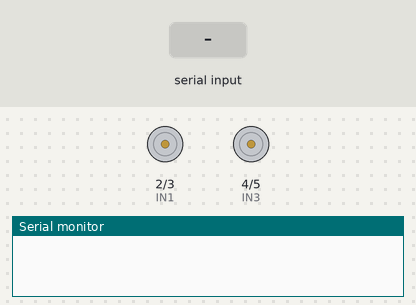
The sketch below on a simulated Arduino Uno, built with avr-gcc and run on an emulated ATmega328P. On the bench: motor-driver pin pairs drawn as motors (green arrow = first pin HIGH = forward, orange = second pin HIGH = backward, longer = more drive, scaled by the enable pin), the last lines printed to the serial monitor. The inputs (shaded band) are chosen by the test bench.

Above: at 1.2 s.
1.3 s: "F" received over the second serial link
At 1.7 s:
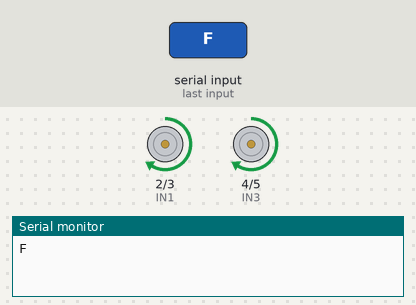
2.8 s: "B" received over the second serial link
At 4.0 s:
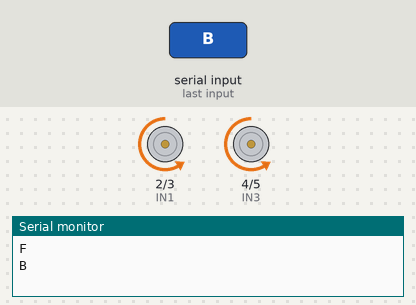
4.3 s: "L" received over the second serial link
At 5.2 s:
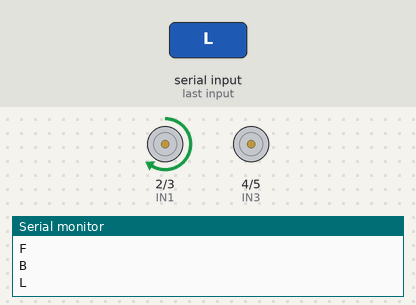
5.8 s: "R" received over the second serial link
At 6.3 s:
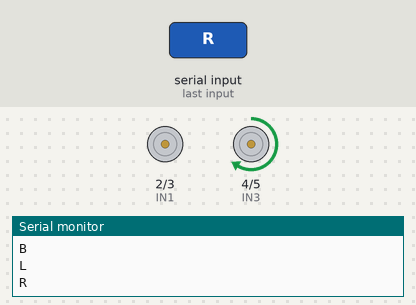
Timing chart, 0 to 8.3 s (numbered marks = the images above; inputs shaded):
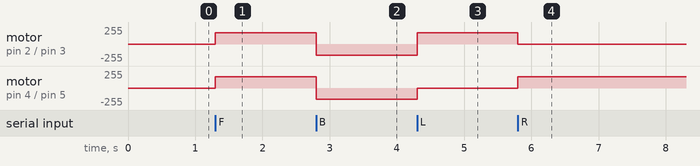

Measured:
- after the input at 1.3 s, motor on pin 2 (IN1) / pin 3 (IN2), motor on pin 4 (IN3) / pin 5 (IN4): stopped → forward 170/255 at once
- after the input at 2.8 s, motor on pin 2 (IN1) / pin 3 (IN2), motor on pin 4 (IN3) / pin 5 (IN4): forward 170/255 → backward 170/255 at once
- after the input at 4.3 s, motor on pin 2 (IN1) / pin 3 (IN2): backward 170/255 → forward 170/255 at once; motor on pin 4 (IN3) / pin 5 (IN4): backward 170/255 → stopped at once
- after the input at 5.8 s, motor on pin 2 (IN1) / pin 3 (IN2): forward 170/255 → stopped at once; motor on pin 4 (IN3) / pin 5 (IN4): stopped → forward 170/255 at once

The sketch:

leader_vehicle.ino
```cpp
#include <SoftwareSerial.h>

// Bluetooth RX, TX
SoftwareSerial bt(10, 11);

// Motor Driver Pins
int IN1 = 2;   // Right Motor
int IN2 = 3;
int IN3 = 4;   // Left Motor
int IN4 = 5;

int ENA = 9;   // Right Motor Speed
int ENB = 6;   // Left Motor Speed

char command;

// Motor Speed (0 - 255)
int speedVal = 170;

void setup() {

  bt.begin(9600);
  Serial.begin(9600);

  pinMode(IN1, OUTPUT);
  pinMode(IN2, OUTPUT);
  pinMode(IN3, OUTPUT);
  pinMode(IN4, OUTPUT);

  pinMode(ENA, OUTPUT);
  pinMode(ENB, OUTPUT);

  stopCar();
}

void loop() {

  if (bt.available()) {

    command = bt.read();
    Serial.println(command);

    switch (command) {

      case 'F':
        forward();
        break;

      case 'B':
        backward();
        break;

      case 'L':
        left();
        break;

      case 'R':
        right();
        break;

      case 'S':
        stopCar();
        break;
    }
  }
}

// FORWARD
void forward() {

  analogWrite(ENA, speedVal);
  analogWrite(ENB, speedVal);

  digitalWrite(IN1, HIGH);
  digitalWrite(IN2, LOW);

  digitalWrite(IN3, HIGH);
  digitalWrite(IN4, LOW);
}

// BACKWARD
void backward() {

  analogWrite(ENA, speedVal);
  analogWrite(ENB, speedVal);

  digitalWrite(IN1, LOW);
  digitalWrite(IN2, HIGH);

  digitalWrite(IN3, LOW);
  digitalWrite(IN4, HIGH);
}

// LEFT TURN
void left() {

  // Right motor ON
  analogWrite(ENA, speedVal);

  // Left motor OFF
  analogWrite(ENB, 0);

  digitalWrite(IN1, HIGH);
  digitalWrite(IN2, LOW);

  digitalWrite(IN3, LOW);
  digitalWrite(IN4, LOW);
}

// RIGHT TURN
void right() {

  // Right motor OFF
  analogWrite(ENA, 0);

  // Left motor ON
  analogWrite(ENB, speedVal);

  digitalWrite(IN1, LOW);
  digitalWrite(IN2, LOW);

  digitalWrite(IN3, HIGH);
  digitalWrite(IN4, LOW);
}

// STOP
void stopCar() {

  analogWrite(ENA, 0);
  analogWrite(ENB, 0);

  digitalWrite(IN1, LOW);
  digitalWrite(IN2, LOW);

  digitalWrite(IN3, LOW);
  digitalWrite(IN4, LOW);
}
```
